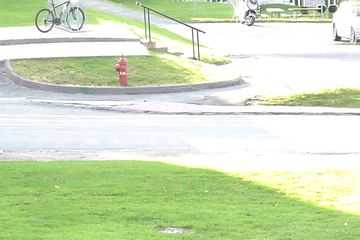
#> input picture advanced_vision_algorithms/segmentation/img_seq/in000300.jpg, 360 x 240 px, found by its file name
$ python segmentation_vid1_conservative.py
#> lines starting #> are read from the running program, lines starting #| are printed output that depends on the picture
import cv2
import numpy as np

I = cv2.imread('seq/office/input/in000300.jpg')
#> I is the input picture: shape (240, 360, 3); mean B, G, R 188.6, 222.8, 207.9
I = cv2.cvtColor(I, cv2.COLOR_BGR2GRAY)
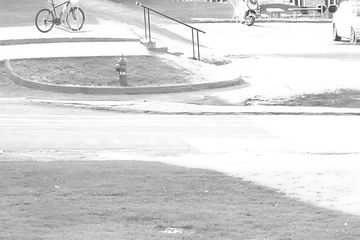
#> I: shape (240, 360); min 35, max 255, mean 214.5

f = open('seq/office/temporalROI.txt', 'r')
#> (reads advanced_vision_algorithms/segmentation/office/temporalROI.txt from the repository)
line = f.readline()
roi_start, roi_end = line.split()
roi_start = int(roi_start)
roi_end = int(roi_end)

i_start = roi_start
i_end = roi_end
i_step = 5

TP = 0
TN = 0
FP = 0
FN = 0

alfa = 0.01
BUF = np.zeros((I.shape[0], I.shape[1]), np.double)
BUF = np.double(I)
iN = 0

for i in range(i_start, i_end, i_step):
    ground_truth = cv2.imread('seq/office/groundtruth/gt' + str('{:06d}'.format(i)) + '.png')
    I_before = I
    I_color = cv2.imread('seq/office/input/in' + str('{:06d}'.format(i)) + '.jpg')
#> (the run stopped early here; a loop or call above may not have finished)
